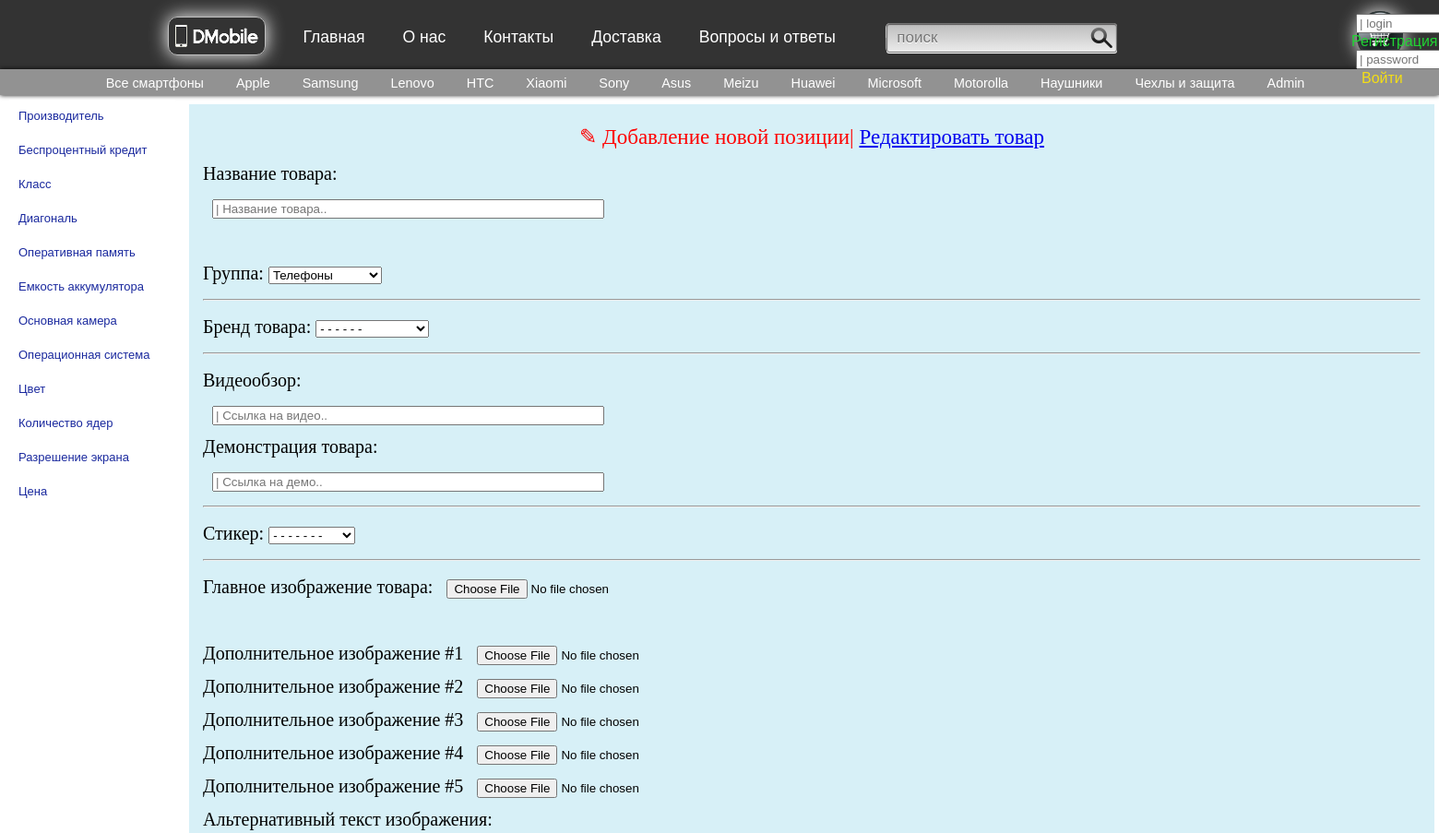
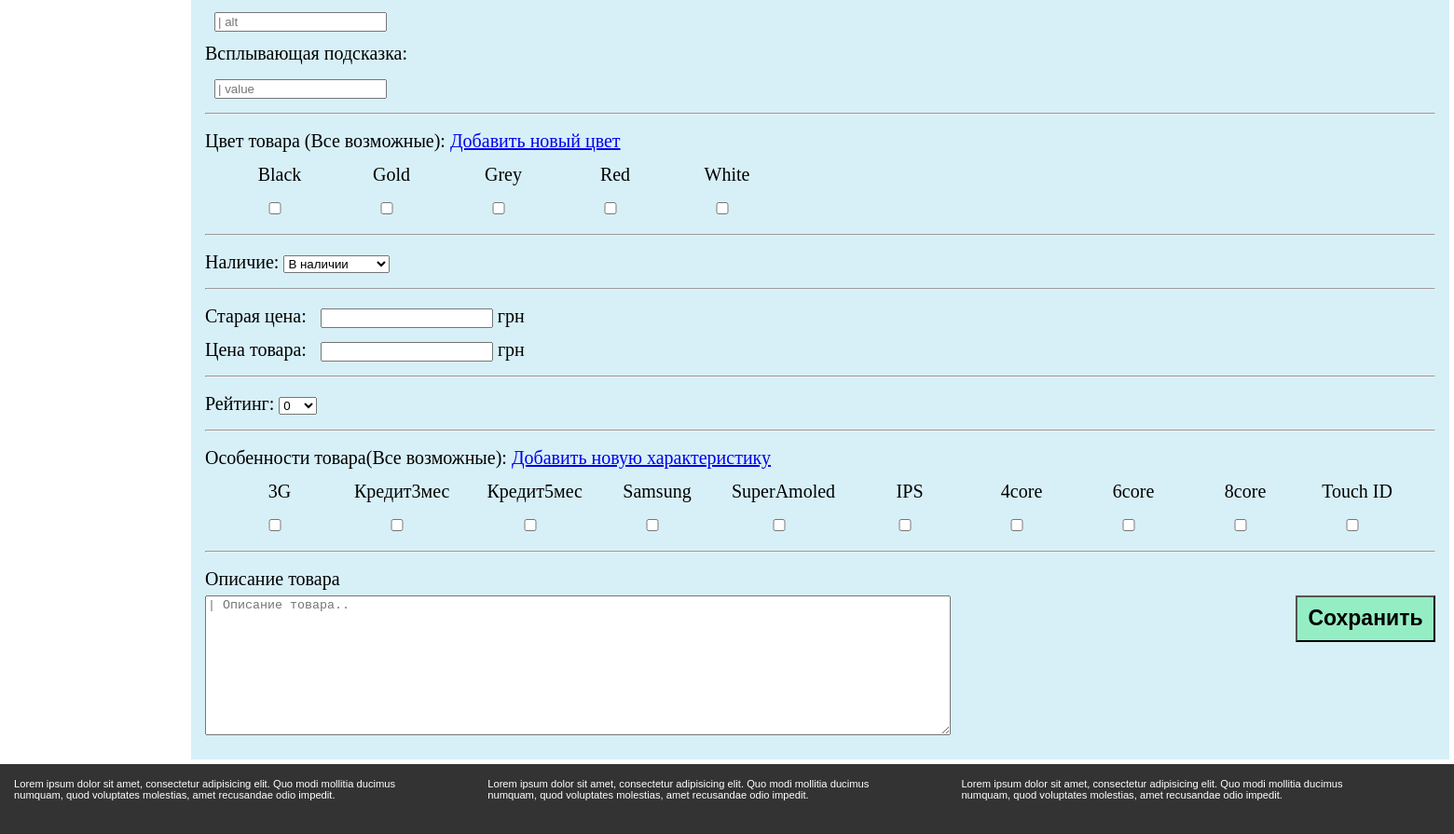
The app's page /?route=admin with its own data (2 pictures, top to bottom).
### tables this page shows
CREATE TABLE IF NOT EXISTS `colors` (
  `id` int(10) unsigned NOT NULL,
  `name` varchar(255) NOT NULL,
  `target` varchar(255) NOT NULL
);

CREATE TABLE IF NOT EXISTS `features` (
  `id` int(10) unsigned NOT NULL,
  `feature_name` varchar(255) NOT NULL,
  `feature_img` varchar(255) NOT NULL
);

### index.php (called while the page is built, shortened)
<?
include "view/template.tpl";
?>

### view/admin.php (the view, shortened to what this page needs)
	<link rel="stylesheet" href="../static/css/styleAdmin.css">
<div class="admin">
	<h1>&#9998; Добавление новой позиции| <a href="?route=admin_edit">Редактировать товар</a></h1>
	<form action="../process/addInBase.php" method="POST" enctype="multipart/form-data">
		<label> Название товара: </label><br>
	 	<input type="text" name="productName" placeholder="| Название товара.." size=50px required><br><br>
		<label>Группа:</label>
		  <select name="category">
			   <option selected value="c1">Телефоны</option>
	   	  </select><br><hr>
	   	  <label>Бренд товара:</label>
		  <select name="brand" >
			   <option selected value="g1">- - - - - -</option>
	   	  </select><br><hr>
		<label>Видеообзор:</label><br>
		  <input type="text" placeholder="| Ссылка на видео.." name="mediaLinkVideo" size=50px><br>
 		<label>Демонстрация товара:</label><br>
		  <input type="text" placeholder="| Ссылка на демо.." name="mediaLinkDemo" size=50px><br><hr>
 		<label>Стикер:</label>
	 	  <select name="stiker1">
	 		  <option selected value="s1">- - - - - - -</option>
	 	  </select><br><hr>
    	<label>Главное изображение товара:</label>
          <input type="file" name="g_img_main" required><br><br>
		<label>Дополнительное изображение #1</label>
          <input type="file" name="g_img_1"><br>
    	<label>Дополнительное изображение #2</label>
          <input type="file" name="g_img_2"><br>
    	<label>Дополнительное изображение #3</label>
          <input type="file" name="g_img_3"><br>
    	<label>Дополнительное изображение #4</label>
          <input type="file" name="g_img_4"><br>
    	<label>Дополнительное изображение #5</label>
          <input type="file" name="g_img_5"><br>
   		<label>Альтернативный текст изображения:</label><br>
   		  <input type="text" name="imgAlt" placeholder="| alt" required><br>
   		<label>Всплывающая подсказка:</label><br>
   		  <input type="text" name="imgValue" placeholder="| value" required><br><hr>
    	<label>Цвет товара (Все возможные): </label><a href="../process/admin_add/add_color.php"> Добавить новый цвет</a><br>
			<? include 'db/config/config.php';
			$dbc = mysqli_connect(DB_HOST,DB_USER,DB_PASSWORD,"HawkEyes");
			$query = "SELECT `id`, `name`, `target`
	      			  FROM `colors`";
			$res = mysqli_query($dbc, $query);
			while ($row = mysqli_fetch_assoc($res)){?>
				<div class="feature_input">
				<label for="<?=$row['id']?>"><?=$row['name'];?></label><br>
	 			<input type="checkbox" name="<?=$row['id'];?>" class="colors" id='<?=$row['id'];?>'><br>
				</div>
			<?}
			?>
			<br><br><hr>
    	<label>Наличие:</label>
   		  <select name="inStock">
     		<option selected value="t11">В наличии</option>
     	  </select><br><hr>
   		<label>Старая цена:</label>
      	  <input type="text" name="oldPrice" pattern="\d+"><small> грн</small><br>
    	<label>Цена товара:</label>
       	  <input type="text" name="Price" pattern="\d+" required><small> грн</small><br><hr>
   		<label>Рейтинг:</label>
	      <select name="productRaiting">
	   		 <option selected value="t1">0</option>
	   	  </select><br><hr>
   		<label>Особенности товара(Все возможные): </label> <a href="../process/admin_add/add_featch.php"> Добавить новую характеристику</a><br>
		<? include 'db/config/config.php';
		$dbc = mysqli_connect(DB_HOST,DB_USER,DB_PASSWORD,"HawkEyes");
		$query = "SELECT `id`, `feature_name`, `feature_img`
      			  FROM `features`";
		$res = mysqli_query($dbc, $query);
		while ($row = mysqli_fetch_assoc($res)){?>
			<div class="feature_input">
			<label for="<?=$row['id']?>"><?=$row['feature_name'];?></label><br>
 			<input type="checkbox" name="<?=$row['id'];?>" class="colors" id='<?=$row['id'];?>'>
			</div>
		<?}
		?>
		<br><br><hr>
		<label>Описание товара</label><br>
		<textarea type="text" name="description" placeholder="| Описание товара.." style="width:800px; height:150px;" required></textarea>
		<input type="submit" class="my_button" value="Сохранить">
	</form>
</div>

### process/autorizationForm.php
<?if ($_SESSION['auth']){?>
  <div class="hello_auth">
  <? echo "Здравствуй ". "<b>".$_SESSION['name']."</b>"; ?>
  </div>
  <div class="prof_auth"><a href="?route=user_profile">Профиль</a></div>
  <div class="exit_a"><a href="process/deleteAutorization.php">Выход</a></div>
<?}else{?>
<div class="authorization">
  <form action="process/processForm.php" method="GET">
    <input class="regForm" type="text"  name="loginForm" placeholder="| login" required/>
    <a href="/?route=registration">Регистрация</a> <br>
    <input class="regForm" type="text"  name="passwordForm" placeholder="| password" required/>
    <input type="submit" id="authSubmit" value="Войти">
  </form>
</div>
<?}?>

### route.php (shortened to what this page needs)
<?
$route=$_GET["route"];
	switch ($route) {
		case 'admin';
		include "view/admin.php";
		break;
}
?>

### static/css/style.css (style rules this page uses)
html, body, div, span, applet, object, iframe, h1, h2, h3, h4, h5, h6, p, blockquote, pre, a, abbr, acronym, address, big, cite, code, del, dfn, em, img, ins, kbd, q, s, samp, small, strike, strong, sub, sup, tt, var, b, u, i, center, dl, dt, dd, ol, ul, li, fieldset, form, label, legend, table, caption, tbody, tfoot, thead, tr, th, td, article, aside, canvas, details, embed, figure, figcaption, footer, header, hgroup, menu, nav, output, ruby, section, summary, time, mark, audio, video { margin: 0; padding: 0; border: 0; font-size: 100%; font: inherit; vertical-align: baseline; outline: none; -webkit-font-smoothing: antialiased; -webkit-text-size-adjust: 100%; -webkit-box-sizing: border-box; -moz-box-sizing: border-box; box-sizing: border-box; }
header, footer { width: 100%; height: 75px; position: relative; vertical-align: middle; background-color: #333333; padding: 5px; font-family:comic sans ms ,sans-serif; color:white; }
footer { height: 75px; padding: 10px; font-size:0.7em; bottom: 0px; clear: both; }
.footInfo { width:30%; float: left; margin-right: 3%; padding: 5px; }
.m-menu { position: absolute; width: 78%; vertical-align: middle; }
.m-menu a { margin-left: 3%; text-decoration: none; display: inline-block; color:white; font-size: 1.1em; font-family:comic sans ms ,sans-serif; margin-top: 18px; }
.m-menu img { vertical-align: middle; border:1px solid #bfbfbf; border-radius:10px; padding: 2px; box-shadow: 0 0 20px white; margin-top: -5px; margin-left:140px; }
.m-menu input { margin-left: 90px; width: 300px; height: 30px; border-radius:5px; font-size: 15px; padding-left:10px; }
.authorization { position: absolute; margin-left:1640px; margin-top:5px; text-decoration: none; z-index: 20; }
.authorization a { color:#21d333; cursor: pointer; text-decoration: none; margin-left: 5px; }
.authorization #authSubmit { border: 0; background: transparent; color: red; outline: none; text-decoration: none; color:#f4de16; cursor: pointer; font-size: 1em; font-family:comic sans ms ,sans-serif; }
.authorization { position: absolute; margin-left: 1450px; padding: 5px; z-index: 2; }
#basket { display: block; margin-left:94%; width:50px; position: absolute; margin-top:7px; box-shadow: 0 0 20px white; border-radius: 90px; }
.form-search { display: inline-block; background: -moz-linear-gradient(#D3D3D3, #CACACA 50%, #A9A9A9 50%, #9B9B9B); background: -ms-linear-gradient(#D3D3D3, #CACACA 50%, #A9A9A9 50%, #9B9B9B); background: -o-linear-gradient(#D3D3D3, #CACACA 50%, #A9A9A9 50%, #9B9B9B); background: -webkit-linear-gradient(#D3D3D3, #CACACA 50%, #A9A9A9 50%, #9B9B9B); border-radius: 5px; margin-left: 50px; margin-top: 14px; }
.form-search input { margin-left: 1px; width: 250px; height: 32px; line-height: 32px; font: 17px Helvetica, Arial, sans-serif; color:#6E7074; text-shadow: 0 1px 0 #FFF; -moz-transition: all .2s ease-out; -webkit-transition: all .2s ease-out; -o-transition: all .2s ease-out; transition: all .2s ease-out; background-image: url("../img/search.png"), -moz-linear-gradient(#BCBCBC, #EBEBEB); background-image: url("../img/search.png"), -ms-linear-gradient(#BCBCBC, #EBEBEB); background-image: url("../img/search.png"), -o-linear-gradient(#BCBCBC, #EBEBEB); background-image: url("../img/search.png"), -webkit-linear-gradient(#BCBCBC, #EBEBEB); background-repeat: no-repeat; background-position: 100% 50%, 100% 100%; border: 1px solid #747474; border-radius: 3px; box-shadow: inset 0 1px 1px #575555, 0 1px 0 #FFF; }
.menu2 { background-color: #929292; height: auto; padding:5px; vertical-align: middle; position: relative; width: 100%; box-shadow: 0 0 5px black; margin-bottom: 5px; }
@media only screen and (min-width:700px) and (max-width: 1920px) { .menu2 a { text-decoration: none; color: white; vertical-align: middle; font-size: 0.9em; font-family:sans-serif; margin-right:2%; } }
.lside { position: relative; width: 200px; float: left; height: 950px; }
.m-content { width:calc(100% - 200px); height: 100%; padding:5px; float: left; }

### static/css/accordeon_style.css (style rules this page uses)
.accordion { font-family: Arial, Helvetica, sans-serif; margin: 0 auto; font-size: 13px; border: none; width: 180px; background: #fff; border-color: #fff; }
.accordion ul { list-style:none; margin:0; padding:0; }
.accordion li { margin:0; padding:0; }
.accordion label { display: block; font-size: 13px; line-height: 16px; color: #1a299e; cursor: pointer; }
.vertical ul li { overflow:hidden; margin:0 0 1px; }
.vertical ul li label { padding:10px; }

### records on screen
colors: name "Black"
colors: name "Gold"
colors: name "Grey"
colors: name "Red"
colors: name "White"
features: feature_name "3G"
features: feature_name "Кредит3мес"
features: feature_name "Кредит5мес"
features: feature_name "Samsung"
features: feature_name "SuperAmoled"
features: feature_name "IPS"
features: feature_name "4core"
features: feature_name "6core"
features: feature_name "8core"
features: feature_name "Touch ID"
